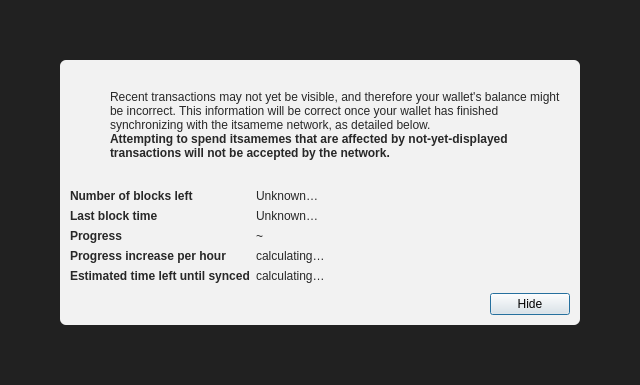
<?xml version="1.0" encoding="UTF-8"?>
<ui version="4.0">
 <class>ModalOverlay</class>
 <widget class="QWidget" name="ModalOverlay">
  <property name="geometry">
   <rect>
    <x>0</x>
    <y>0</y>
    <width>640</width>
    <height>385</height>
   </rect>
  </property>
  <property name="windowTitle">
   <string>Form</string>
  </property>
  <layout class="QVBoxLayout" name="verticalLayout" stretch="0">
   <property name="sizeConstraint">
    <enum>QLayout::SetDefaultConstraint</enum>
   </property>
   <property name="leftMargin">
    <number>0</number>
   </property>
   <property name="topMargin">
    <number>0</number>
   </property>
   <property name="rightMargin">
    <number>0</number>
   </property>
   <property name="bottomMargin">
    <number>0</number>
   </property>
   <item>
    <widget class="QWidget" name="bgWidget" native="true">
     <property name="styleSheet">
      <string notr="true">#bgWidget { background: rgba(0,0,0,220); }</string>
     </property>
     <layout class="QVBoxLayout" name="verticalLayoutMain" stretch="1">
      <property name="leftMargin">
       <number>60</number>
      </property>
      <property name="topMargin">
       <number>60</number>
      </property>
      <property name="rightMargin">
       <number>60</number>
      </property>
      <property name="bottomMargin">
       <number>60</number>
      </property>
      <item>
       <widget class="QWidget" name="contentWidget" native="true">
        <property name="styleSheet">
         <string notr="true">#contentWidget { background: rgba(255,255,255,240); border-radius: 6px; }

QLabel { color: rgb(40,40,40);  }</string>
        </property>
        <layout class="QVBoxLayout" name="verticalLayoutSub" stretch="1,0,0,0">
         <property name="spacing">
          <number>0</number>
         </property>
         <property name="leftMargin">
          <number>10</number>
         </property>
         <property name="topMargin">
          <number>10</number>
         </property>
         <property name="rightMargin">
          <number>10</number>
         </property>
         <property name="bottomMargin">
          <number>10</number>
         </property>
         <item>
          <layout class="QHBoxLayout" name="horizontalLayoutIconText" stretch="0,1">
           <property name="topMargin">
            <number>20</number>
           </property>
           <item>
            <layout class="QVBoxLayout" name="verticalLayoutIcon">
             <property name="leftMargin">
              <number>0</number>
             </property>
             <item>
              <widget class="QPushButton" name="warningIcon">
               <property name="enabled">
                <bool>false</bool>
               </property>
               <property name="text">
                <string/>
               </property>
               <property name="icon">
                <iconset>
                 <normaloff>:/icons/warning</normaloff>
                 <disabledoff>:/icons/warning</disabledoff>:/icons/warning</iconset>
               </property>
               <property name="iconSize">
                <size>
                 <width>48</width>
                 <height>48</height>
                </size>
               </property>
               <property name="flat">
                <bool>true</bool>
               </property>
              </widget>
             </item>
             <item>
              <spacer name="verticalSpacerWarningIcon">
               <property name="orientation">
                <enum>Qt::Vertical</enum>
               </property>
               <property name="sizeHint" stdset="0">
                <size>
                 <width>20</width>
                 <height>40</height>
                </size>
               </property>
              </spacer>
             </item>
            </layout>
           </item>
           <item>
            <layout class="QVBoxLayout" name="verticalLayoutInfoText">
             <property name="leftMargin">
              <number>0</number>
             </property>
             <property name="topMargin">
              <number>0</number>
             </property>
             <item>
              <widget class="QLabel" name="infoText">
               <property name="text">
                <string>Recent transactions may not yet be visible, and therefore your wallet's balance might be incorrect. This information will be correct once your wallet has finished synchronizing with the itsameme network, as detailed below.</string>
               </property>
               <property name="textFormat">
                <enum>Qt::RichText</enum>
               </property>
               <property name="wordWrap">
                <bool>true</bool>
               </property>
              </widget>
             </item>
             <item>
              <widget class="QLabel" name="infoTextStrong">
               <property name="font">
                <font>
                 <weight>75</weight>
                 <bold>true</bold>
                </font>
               </property>
               <property name="text">
                <string>Attempting to spend itsamemes that are affected by not-yet-displayed transactions will not be accepted by the network.</string>
               </property>
               <property name="textFormat">
                <enum>Qt::RichText</enum>
               </property>
               <property name="wordWrap">
                <bool>true</bool>
               </property>
              </widget>
             </item>
             <item>
              <spacer name="verticalSpacerInTextSpace">
               <property name="orientation">
                <enum>Qt::Vertical</enum>
               </property>
               <property name="sizeHint" stdset="0">
                <size>
                 <width>20</width>
                 <height>40</height>
                </size>
               </property>
              </spacer>
             </item>
            </layout>
           </item>
          </layout>
         </item>
         <item>
          <spacer name="verticalSpacerAfterText">
           <property name="orientation">
            <enum>Qt::Vertical</enum>
           </property>
           <property name="sizeHint" stdset="0">
            <size>
             <width>20</width>
             <height>40</height>
            </size>
           </property>
          </spacer>
         </item>
         <item>
          <layout class="QFormLayout" name="formLayout">
           <property name="fieldGrowthPolicy">
            <enum>QFormLayout::FieldsStayAtSizeHint</enum>
           </property>
           <property name="horizontalSpacing">
            <number>6</number>
           </property>
           <property name="verticalSpacing">
            <number>6</number>
           </property>
           <property name="topMargin">
            <number>10</number>
           </property>
           <item row="0" column="0">
            <widget class="QLabel" name="labelNumberOfBlocksLeft">
             <property name="font">
              <font>
               <weight>75</weight>
               <bold>true</bold>
              </font>
             </property>
             <property name="text">
              <string>Number of blocks left</string>
             </property>
            </widget>
           </item>
           <item row="0" column="1">
            <widget class="QLabel" name="numberOfBlocksLeft">
             <property name="text">
              <string>Unknown…</string>
             </property>
            </widget>
           </item>
           <item row="1" column="0">
            <widget class="QLabel" name="labelLastBlockTime">
             <property name="font">
              <font>
               <weight>75</weight>
               <bold>true</bold>
              </font>
             </property>
             <property name="text">
              <string>Last block time</string>
             </property>
            </widget>
           </item>
           <item row="1" column="1">
            <widget class="QLabel" name="newestBlockDate">
             <property name="sizePolicy">
              <sizepolicy hsizetype="Maximum" vsizetype="Preferred">
               <horstretch>0</horstretch>
               <verstretch>0</verstretch>
              </sizepolicy>
             </property>
             <property name="text">
              <string>Unknown…</string>
             </property>
            </widget>
           </item>
           <item row="2" column="0">
            <widget class="QLabel" name="labelSyncDone">
             <property name="font">
              <font>
               <weight>75</weight>
               <bold>true</bold>
              </font>
             </property>
             <property name="text">
              <string>Progress</string>
             </property>
            </widget>
           </item>
           <item row="2" column="1">
            <layout class="QHBoxLayout" name="horizontalLayoutSync" stretch="0,1">
             <item>
              <widget class="QLabel" name="percentageProgress">
               <property name="text">
                <string notr="true">~</string>
               </property>
              </widget>
             </item>
            </layout>
           </item>
           <item row="4" column="0">
            <widget class="QLabel" name="labelProgressIncrease">
             <property name="font">
              <font>
               <weight>75</weight>
               <bold>true</bold>
              </font>
             </property>
             <property name="text">
              <string>Progress increase per hour</string>
             </property>
            </widget>
           </item>
           <item row="4" column="1">
            <widget class="QLabel" name="progressIncreasePerH">
             <property name="text">
              <string>calculating…</string>
             </property>
            </widget>
           </item>
           <item row="5" column="0">
            <widget class="QLabel" name="labelEstimatedTimeLeft">
             <property name="font">
              <font>
               <weight>75</weight>
               <bold>true</bold>
              </font>
             </property>
             <property name="text">
              <string>Estimated time left until synced</string>
             </property>
            </widget>
           </item>
           <item row="5" column="1">
            <widget class="QLabel" name="expectedTimeLeft">
             <property name="text">
              <string>calculating…</string>
             </property>
            </widget>
           </item>
          </layout>
         </item>
         <item>
          <layout class="QHBoxLayout" name="horizontalLayoutButtons">
           <property name="leftMargin">
            <number>10</number>
           </property>
           <property name="topMargin">
            <number>10</number>
           </property>
           <item>
            <spacer name="horizontalSpacer">
             <property name="orientation">
              <enum>Qt::Horizontal</enum>
             </property>
             <property name="sizeHint" stdset="0">
              <size>
               <width>40</width>
               <height>20</height>
              </size>
             </property>
            </spacer>
           </item>
           <item>
            <widget class="QPushButton" name="closeButton">
             <property name="text">
              <string>Hide</string>
             </property>
             <property name="shortcut">
              <string>Esc</string>
             </property>
             <property name="focusPolicy">
              <enum>Qt::StrongFocus</enum>
             </property>
             <property name="default">
              <bool>true</bool>
             </property>
            </widget>
           </item>
          </layout>
         </item>
        </layout>
       </widget>
      </item>
     </layout>
    </widget>
   </item>
  </layout>
 </widget>
 <resources/>
 <connections/>
</ui>
